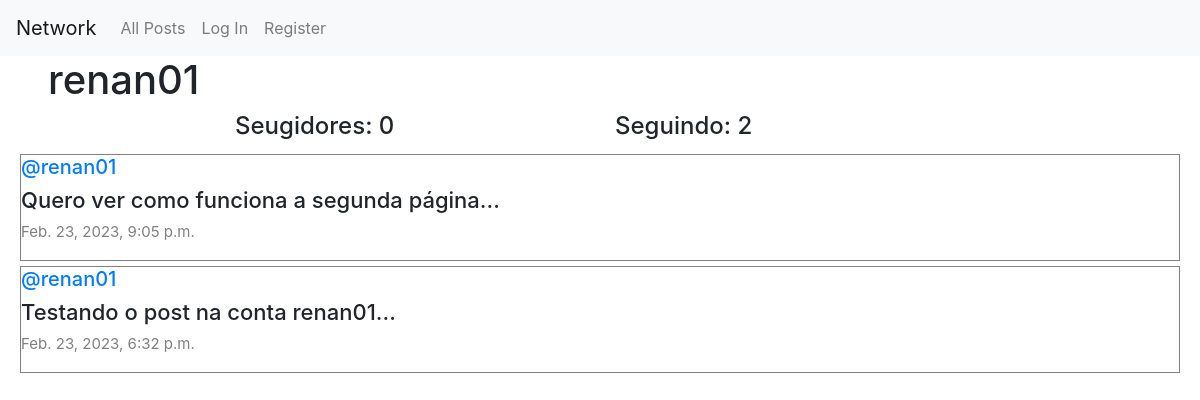
The page /profile/3 on the database its author committed.
### network/models.py (models this page shows, shortened)
class User(AbstractUser):
    pass

class Post(models.Model):
    content = models.CharField(max_length=140)
    user = models.ForeignKey(User, on_delete=models.CASCADE, related_name="author")
    date = models.DateTimeField(auto_now_add=True)

### network/views.py (the view)
# urls.py: path("profile/<int:user_id>", views.profile, name="profile"),
def profile(request, user_id):
    user = User.objects.get(pk=user_id)
    allPosts = Post.objects.filter(user=user).order_by("id").reverse()
    following = Follow.objects.filter(user=user)
    followers = Follow.objects.filter(user_follower=user)
    try:
        checkFollow = followers.filter(user=User.objects.get(pk=request.user.id))
        if len(checkFollow) != 0:
            isFollowing = True
        else:
            isFollowing = False
    except:
        isFollowing =  False
    paginator = Paginator(allPosts, 5)
    page_number = request.GET.get('page')
    posts_of_the_page = paginator.get_page(page_number)
    return render(request, "network/profile.html",{
        "allPosts": allPosts,
        "posts_of_the_page": posts_of_the_page,
        "username":user.username,
        "following": following,
        "followers": followers,
        "isFollowing": isFollowing,
        "user_profile": user
    })

### network/templates/network/profile.html (shortened to what this page needs)
{% extends "network/layout.html" %}
{% block body %}
    <h1 class="mx-5">{{ username }}</h1>
    <div class="container">
        <div class="row d-flex justify-content-center">
            <h4 class="col-4">Seugidores: {{ followers.count }} </h4>
            <h4 class="col-4">Seguindo: {{ following.count }} </h4>
        </div>
    </div>
    <div class="all-posts">
        {% for post in posts_of_the_page %}
            <div class="row post">
                <h5 class="username"><a href="{% url 'profile' user_id=post.user.id %}">@{{ post.user }}</a></h5>
                <h6 class="content">{{ post.content }}</h6>
                <p class="date">{{ post.date }}</p>
            </div>
        {% endfor %}
    </div>
{% endblock %}

### network/static/network/styles.css (style rules this page uses)
.post { border: 0.1px solid gray; display: flex; justify-content: center; flex-direction: column; box-sizing: border-box; margin: 5px 20px; }
.content { font-size: 22px; }
.date { color: gray; font-size: 15px; }

### rows shown on the page
User: username "renan01"
Post: user "renan01", content "Quero ver como funciona a segunda página...", date "Feb. 23, 2023, 9:05 p.m."
Post: user "renan01", content "Testando o post na conta renan01...", date "Feb. 23, 2023, 6:32 p.m."

### other values the page prints
{{ followers.count }} "0"
{{ following.count }} "2"
